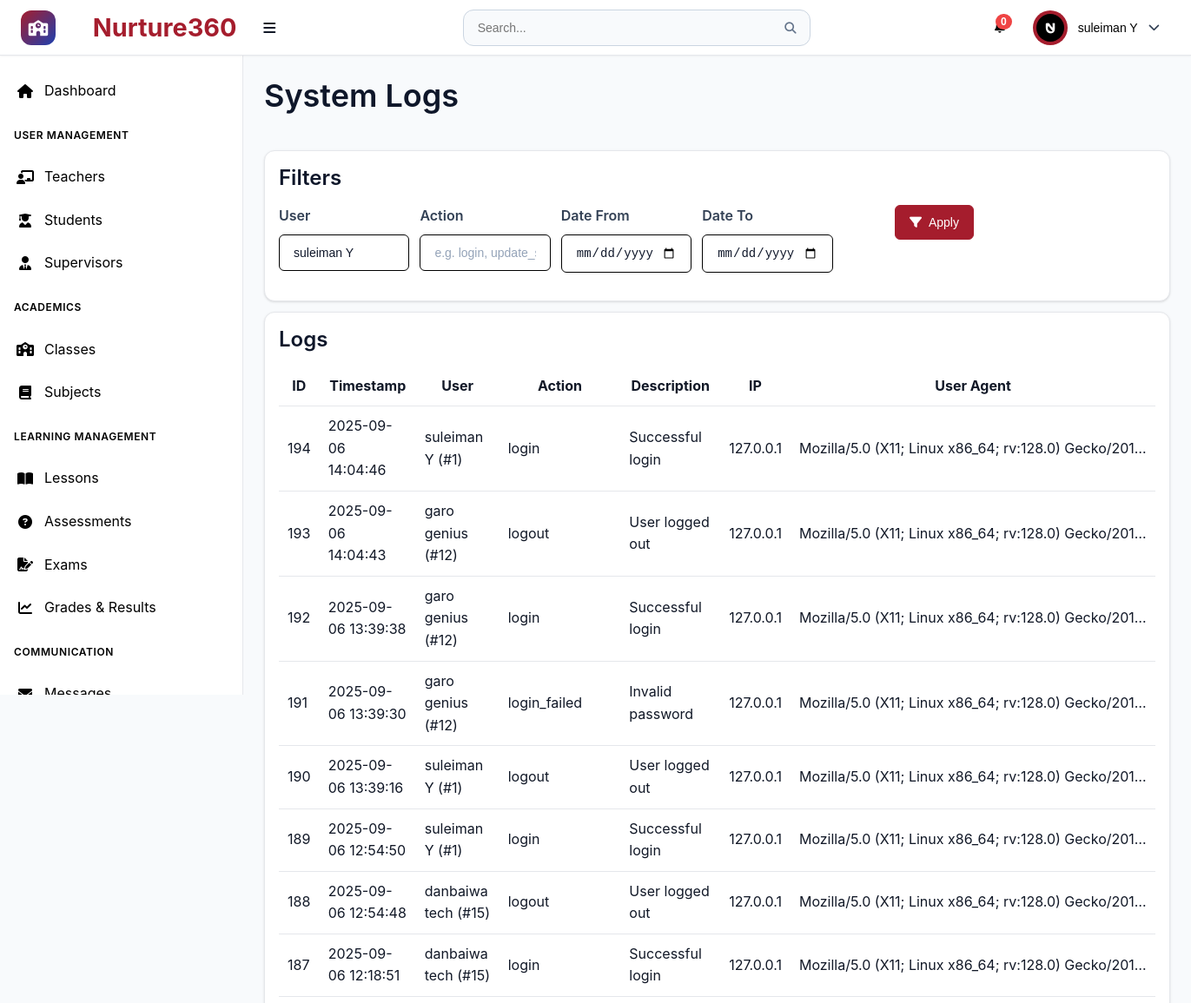
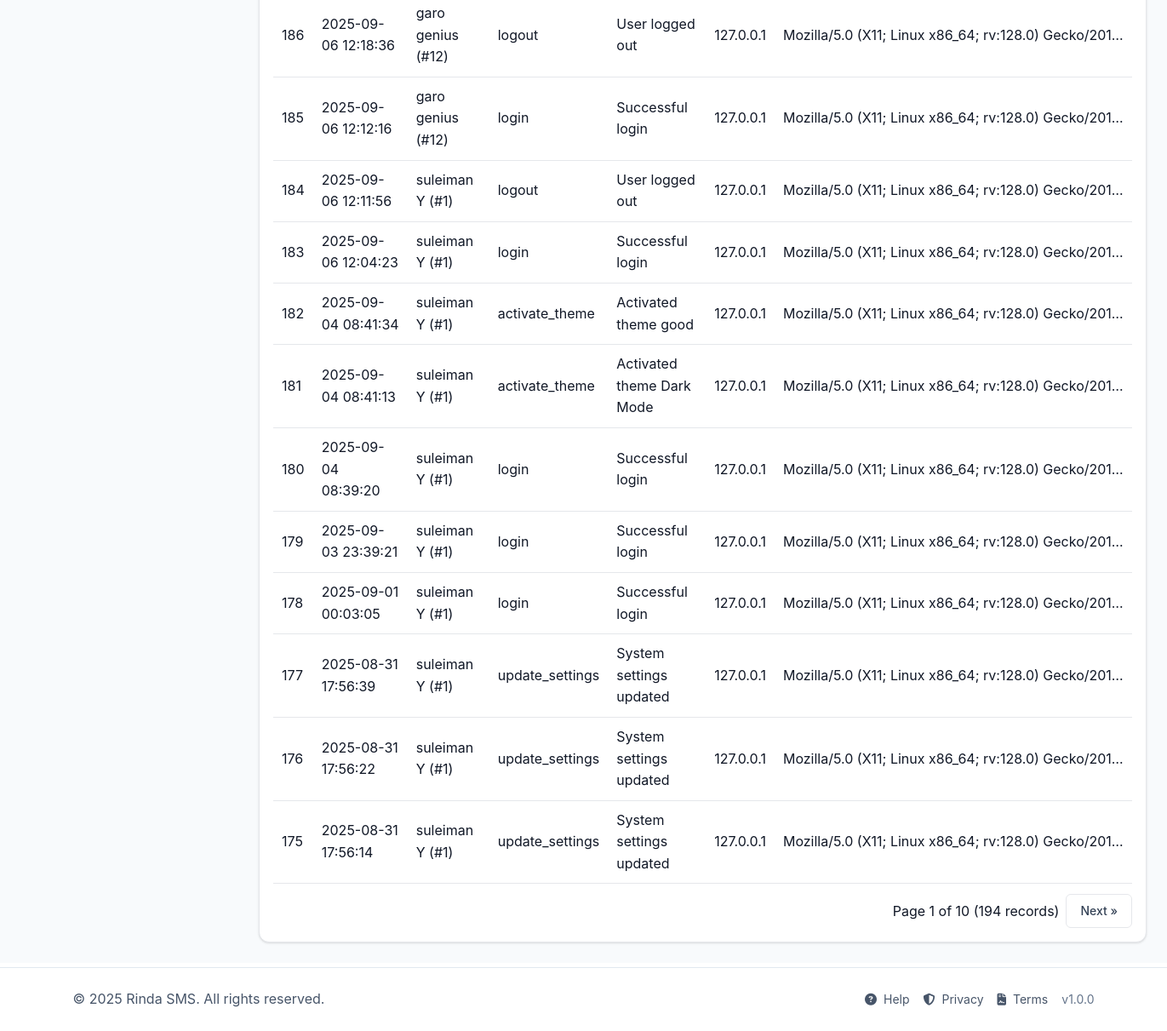
Screenshot of /pages/system-logs.php (signed in) with the database file from the repository (2 pictures, top to bottom).
### tables this page shows
CREATE TABLE `users` (
  `id` int(11) NOT NULL,
  `username` varchar(50) NOT NULL,
  `email` varchar(100) NOT NULL,
  `password_hash` varchar(255) NOT NULL,
  `first_name` varchar(50) NOT NULL,
  `last_name` varchar(50) NOT NULL,
  `role` enum('superadmin','teacher','student','supervisor') NOT NULL,
  `phone` varchar(20) DEFAULT NULL,
  `address` text DEFAULT NULL,
  `profile_image` varchar(255) DEFAULT NULL,
  `is_active` tinyint(1) DEFAULT 1,
  `email_verified` tinyint(1) DEFAULT 0,
  `two_factor_enabled` tinyint(1) DEFAULT 0,
  `last_login` datetime DEFAULT NULL,
  `created_at` timestamp NOT NULL DEFAULT current_timestamp(),
  `updated_at` timestamp NOT NULL DEFAULT current_timestamp() ON UPDATE current_timestamp()
);

CREATE TABLE `system_logs` (
  `id` int(11) NOT NULL,
  `user_id` int(11) DEFAULT NULL,
  `action` varchar(100) NOT NULL,
  `description` text DEFAULT NULL,
  `ip_address` varchar(45) DEFAULT NULL,
  `user_agent` text DEFAULT NULL,
  `created_at` timestamp NOT NULL DEFAULT current_timestamp()
);

### pages/system-logs.php (the view, shortened to what this page needs)
<?php
$pdo = getDBConnection();
function fetchUsersMap(PDO $pdo){
  $st=$pdo->query("SELECT id, first_name, last_name FROM users");
  $m=[]; foreach($st->fetchAll(PDO::FETCH_ASSOC) as $r){ $m[(int)$r['id']]=$r['first_name'].' '.$r['last_name']; } return $m;
}
$errors=[]; $success=null;
$action = isset($_GET['action_type']) && $_GET['action_type']!=='' ? trim($_GET['action_type']) : null;
$date_from = isset($_GET['date_from']) && $_GET['date_from']!=='' ? $_GET['date_from'] : null;
$date_to = isset($_GET['date_to']) && $_GET['date_to']!=='' ? $_GET['date_to'] : null;
$page = max(1, (int)($_GET['page'] ?? 1));
$per_page = 20;
$offset = ($page - 1) * $per_page;
$where=[]; $params=[];
$where_sql = $where ? ('WHERE '.implode(' AND ',$where)) : '';
try {
  $countSql = "SELECT COUNT(*) FROM system_logs sl $where_sql";
  $stc = $pdo->prepare($countSql); $stc->execute($params); $total = (int)$stc->fetchColumn();
} catch(Throwable $e){ $errors[]='Failed to count logs: '.$e->getMessage(); $total=0; }
$logs=[];
try {
  $sql = "SELECT sl.id, sl.user_id, sl.action, sl.description, sl.ip_address, sl.user_agent, sl.created_at,
                 u.first_name, u.last_name
          FROM system_logs sl
          LEFT JOIN users u ON u.id = sl.user_id
          $where_sql
          ORDER BY sl.id DESC
          LIMIT $per_page OFFSET $offset";
  $st=$pdo->prepare($sql); $st->execute($params); $logs=$st->fetchAll(PDO::FETCH_ASSOC);
} catch (Throwable $e) { $errors[]='Failed to fetch logs: '.$e->getMessage(); }
$usersMap = fetchUsersMap($pdo);
$total_pages = max(1, (int)ceil($total / $per_page));
include '../components/header.php';
?>
<div class="dashboard-container">
  <?php include '../components/sidebar.php'; ?>
  <main class="main-content">
    <div class="page-header"><h1>System Logs</h1></div>
    <div class="card">
      <h3>Filters</h3>
      <form method="GET" class="form">
        <div class="filters">
          <div class="form-group">
            <label>User</label>
            <select name="user_id">
              <?php foreach($usersMap as $id=>$name): ?>
                <option value="<?php echo (int)$id; ?>" <?php echo ($user_id===(int)$id?'selected':''); ?>><?php echo htmlspecialchars($name); ?></option>
              <?php endforeach; ?>
            </select>
          </div>
          <div class="form-group">
            <label>Action</label>
            <input type="text" name="action_type" placeholder="e.g. login, update_settings" value="<?php echo htmlspecialchars($action ?? ''); ?>">
          </div>
          <div class="form-group">
            <label>Date From</label>
            <input type="date" name="date_from" value="<?php echo htmlspecialchars($date_from ?? ''); ?>">
          </div>
          <div class="form-group">
            <label>Date To</label>
            <input type="date" name="date_to" value="<?php echo htmlspecialchars($date_to ?? ''); ?>">
          </div>
          <div class="form-group" style="display:flex;align-items:flex-end">
            <button class="btn btn-primary" type="submit"><i class="fas fa-filter"></i> Apply</button>
          </div>
        </div>
      </form>
    </div>
    <div class="card" style="margin-top:12px">
      <h3>Logs</h3>
      <?php if(empty($logs)): ?>
        <div class="no-data"><i class="fas fa-list-alt"></i><p>No logs found for current filters.</p></div>
      <?php else: ?>
        <div style="overflow:auto">
          <table class="logs-table">
            <thead>
              <tr>
                <th>ID</th>
                <th>Timestamp</th>
                <th>User</th>
                <th>Action</th>
                <th>Description</th>
                <th>IP</th>
                <th>User Agent</th>
              </tr>
            </thead>
            <tbody>
            <?php foreach($logs as $row): ?>
              <tr>
                <td><?php echo (int)$row['id']; ?></td>
                <td><?php echo htmlspecialchars($row['created_at']); ?></td>
                <td><?php echo $row['user_id'] ? htmlspecialchars(($row['first_name'] ?? '').' '.($row['last_name'] ?? '').' (#'.$row['user_id'].')') : 'System'; ?></td>
                <td><?php echo htmlspecialchars($row['action']); ?></td>
                <td><?php echo htmlspecialchars($row['description']); ?></td>
                <td><?php echo htmlspecialchars($row['ip_address']); ?></td>
                <td class="ua" title="<?php echo htmlspecialchars($row['user_agent']); ?>"><?php echo htmlspecialchars($row['user_agent']); ?></td>
              </tr>
            <?php endforeach; ?>
            </tbody>
          </table>
        </div>
        <div class="pagination">
          <span>Page <?php echo $page; ?> of <?php echo $total_pages; ?> (<?php echo $total; ?> records)</span>
          <?php if($page<$total_pages): $next=$page+1; $q=$_GET; $q['page']=$next; ?>
            <a class="btn btn-secondary" href="?<?php echo http_build_query($q); ?>">Next &raquo;</a>
          <?php endif; ?>
        </div>
      <?php endif; ?>
    </div>
  </main>
</div>
<?php include '../components/footer.php'; ?>

### components/header.php (shortened to what this page needs)
<?php
require_once '../config/config.php';
$user_id = $_SESSION['user_id'] ?? null;
$first_name = $_SESSION['first_name'] ?? '';
$last_name = $_SESSION['last_name'] ?? '';
$user_role = $_SESSION['role'] ?? '';
$profile_image = '';
$profile_image_url = '';
try {
    $pdo = getDBConnection();
    $settings_stmt = $pdo->prepare("SELECT setting_key, setting_value FROM system_settings WHERE setting_key IN ('app_name', 'theme_primary_color', 'theme_secondary_color', 'theme_accent_color', 'theme_mode', 'app_logo', 'app_favicon', 'brand_display')");
    $settings_stmt->execute();
    $settings = [];
    while ($row = $settings_stmt->fetch()) {
        $settings[$row['setting_key']] = $row['setting_value'];
    }
    if ($user_id) {
        $uStmt = $pdo->prepare("SELECT profile_image FROM users WHERE id = ? LIMIT 1");
        $uStmt->execute([$user_id]);
        $uRow = $uStmt->fetch();
        if ($uRow && !empty($uRow['profile_image'])) {
            $profile_image = $uRow['profile_image'];
        }
    }
} catch (PDOException $e) {
    $settings = [
        'app_name' => APP_NAME,
        'theme_primary_color' => DEFAULT_PRIMARY_COLOR,
        'theme_mode' => 'light'
    ];
}
$app_name = $settings['app_name'] ?? APP_NAME;
$theme_mode = $settings['theme_mode'] ?? 'light';
$app_logo = $settings['app_logo'] ?? '';
$brand_display = $settings['brand_display'] ?? 'both';
$hasLogo = !empty($app_logo);
$mode = in_array($brand_display, ['logo','name','both'], true) ? $brand_display : 'both';
$showLogo = $hasLogo && ($mode === 'logo' || $mode === 'both');
$showName = ($mode === 'name' || $mode === 'both');
$showIcon = !$showLogo;
if (!empty($profile_image)) {
    if (preg_match('/^https?:\/\//i', $profile_image)) {
        $profile_image_url = $profile_image;
    } else {
        if ($user_role === 'teacher') {
            $profile_image_url = '../uploads/teachers/' . rawurlencode($profile_image);
        } else {
            $profile_image_url = '../uploads/users/' . rawurlencode($profile_image);
        }
    }
}
?>
<!DOCTYPE html>
<html lang="en" data-theme="<?php echo $theme_mode; ?>">
<head>
    <link rel="stylesheet" href="../assets/css/main.css">
    <link rel="stylesheet" href="../assets/css/components.css">
    <link rel="stylesheet" href="../assets/css/dashboard.css">
    <link rel="stylesheet" href="https://cdnjs.cloudflare.com/ajax/libs/font-awesome/6.4.0/css/all.min.css">
</head>
<body class="role-<?php echo htmlspecialchars($user_role); ?>">
    <header class="header">
        <div class="header-left">
            <?php if ($showIcon): ?>
            <div class="school-icon">
                <i class="fas fa-school"></i>
            </div>
            <?php endif; ?>
            <div class="logo">
                <?php if ($showName): ?>
                    <h1 style="margin-left: 8px; display:inline-block;">&nbsp;<?php echo htmlspecialchars($app_name); ?></h1>
                <?php endif; ?>
                <button class="desktop-toggle" id="desktopSidebarToggle" title="Toggle sidebar">
                    <i class="fas fa-bars"></i>
                </button>
            </div>
        </div>
        <div class="header-center">
            <div class="search-bar">
                <input type="text" placeholder="Search..." id="globalSearch">
                <button type="button">
                    <i class="fas fa-search"></i>
                </button>
            </div>
        </div>
        <div class="header-right">
            <div class="header-actions">
                <div class="notification-dropdown">
                    <button class="notification-btn" id="notificationBtn">
                        <span class="notification-badge" id="notificationBadge">0</span>
                    </button>
                </div>
                <div class="user-dropdown">
                    <button class="user-btn" id="userBtn">
                        <div class="user-avatar">
                            <?php if (!empty($profile_image_url)): ?>
                                <img src="<?php echo htmlspecialchars($profile_image_url); ?>" alt="Avatar" style="width:32px;height:32px;border-radius:50%;object-fit:cover;" onerror="this.style.display='none'; this.parentElement.innerHTML='\\u003ci class=\\'fas fa-user\\'\\u003e\\u003c/i\\u003e';">
                            <?php else: ?>
                                <i class="fas fa-user"></i>
                            <?php endif; ?>
                        </div>
                        <span class="user-name"><?php echo $first_name . ' ' . $last_name; ?></span>
                        <i class="fas fa-chevron-down"></i>
                    </button>
                </div>
            </div>
        </div>
    </header>

### assets/css/main.css (style rules this page uses)
:root { --primary-color: #2563eb; --primary-dark: #1e40af; --primary-light: #3b82f6; --secondary-color: #64748b; --accent-color: #f59e0b; --success-color: #10b981; --warning-color: #f59e0b; --error-color: #ef4444; --info-color: #06b6d4; --white: #ffffff; --gray-50: #f8fafc; --gray-100: #f1f5f9; --gray-200: #e2e8f0; --gray-300: #cbd5e1; --gray-400: #94a3b8; --gray-500: #64748b; --gray-600: #475569; --gray-700: #334155; --gray-800: #1e293b; --gray-900: #0f172a; --font-family: 'Inter', -apple-system, BlinkMacSystemFont, 'Segoe UI', Roboto, sans-serif; --font-size-xs: 0.75rem; --font-size-sm: 0.875rem; --font-size-base: 1rem; --font-size-lg: 1.125rem; --font-size-xl: 1.25rem; --font-size-2xl: 1.5rem; --font-size-3xl: 1.875rem; --font-size-4xl: 2.25rem; --spacing-1: 0.25rem; --spacing-2: 0.5rem; --spacing-3: 0.75rem; --spacing-4: 1rem; --spacing-5: 1.25rem; --spacing-6: 1.5rem; --spacing-8: 2rem; --spacing-10: 2.5rem; --spacing-12: 3rem; --spacing-16: 4rem; --spacing-20: 5rem; --shadow-sm: 0 1px 2px 0 rgb(0 0 0 / 0.05); --shadow: 0 1px 3px 0 rgb(0 0 0 / 0.1), 0 1px 2px -1px rgb(0 0 0 / 0.1); --shadow-md: 0 4px 6px -1px rgb(0 0 0 / 0.1), 0 2px 4px -2px rgb(0 0 0 / 0.1); --shadow-lg: 0 10px 15px -3px rgb(0 0 0 / 0.1), 0 4px 6px -4px rgb(0 0 0 / 0.1); --shadow-xl: 0 20px 25px -5px rgb(0 0 0 / 0.1), 0 8px 10px -6px rgb(0 0 0 / 0.1); --radius-sm: 0.25rem; --radius: 0.375rem; --radius-md: 0.5rem; --radius-lg: 0.75rem; --radius-xl: 1rem; --radius-2xl: 1.5rem; --transition: all 0.2s ease-in-out; --transition-fast: all 0.1s ease-in-out; --transition-slow: all 0.3s ease-in-out; --header-height: 4rem; --sidebar-width: 280px; --sidebar-collapsed-width: 80px; --content-max-width: 1200px; }
* { margin: 0; padding: 0; box-sizing: border-box; }
html { font-size: 16px; scroll-behavior: smooth; height: 100%; }
body { font-family: var(--font-family); font-size: var(--font-size-base); line-height: 1.6; color: var(--gray-800); background-color: var(--gray-50); -webkit-font-smoothing: antialiased; -moz-osx-font-smoothing: grayscale; min-height: 100vh; display: flex; flex-direction: column; }
@media (min-width: 769px) { body { padding-bottom: 80px; } }
h1, h2, h3, h4, h5, h6 { font-weight: 600; line-height: 1.25; margin-bottom: var(--spacing-4); color: var(--gray-900); }
h1 { font-size: var(--font-size-4xl); }
h3 { font-size: var(--font-size-2xl); }
a { color: var(--primary-color); text-decoration: none; transition: var(--transition); }
.btn { display: inline-flex; align-items: center; justify-content: center; gap: var(--spacing-2); padding: var(--spacing-3) var(--spacing-4); font-size: var(--font-size-sm); font-weight: 500; line-height: 1; border: 1px solid transparent; border-radius: var(--radius); cursor: pointer; transition: var(--transition); text-decoration: none; white-space: nowrap; user-select: none; }
.btn-primary { background-color: var(--primary-color); border-color: var(--primary-color); color: var(--white); }
.btn-secondary { background-color: var(--white); border-color: var(--gray-300); color: var(--gray-700); }
.form-group { margin-bottom: var(--spacing-4); }
.card { background-color: var(--white); border: 1px solid var(--gray-200); border-radius: var(--radius-lg); box-shadow: var(--shadow); overflow: hidden; }

### pages/system-logs.php (style rules this page uses)
.filters { display:grid;grid-template-columns:repeat(5,minmax(0,1fr));gap:12px }
.logs-table { width:100%;border-collapse:separate;border-spacing:0 }
.logs-table th,.logs-table td { padding:10px;border-bottom:1px solid var(--border-color) }
.pagination { display:flex;gap:8px;align-items:center;justify-content:flex-end;margin-top:12px }
.ua { max-width:420px;white-space:nowrap;overflow:hidden;text-overflow:ellipsis }
.card { padding:16px }

### rows the page displays
users: profile_image (picture)
system_logs: id "194", created_at "2025-09-06 14:04:46", user.last_name "suleiman Y (#1)", action "login", description "Successful login", ip_address "127.0.0.1", user_agent "Mozilla/5.0 (X11; Linux x86_64; rv:128.0) Gecko/201…"
system_logs: id "193", created_at "2025-09-06 14:04:43", user.last_name "garo genius (#12)", action "logout", description "User logged out", ip_address "127.0.0.1", user_agent "Mozilla/5.0 (X11; Linux x86_64; rv:128.0) Gecko/201…"
system_logs: id "192", created_at "2025-09-06 13:39:38", user.last_name "garo genius (#12)", action "login", description "Successful login", ip_address "127.0.0.1", user_agent "Mozilla/5.0 (X11; Linux x86_64; rv:128.0) Gecko/201…"
system_logs: id "191", created_at "2025-09-06 13:39:30", user.last_name "garo genius (#12)", action "login_failed", description "Invalid password", ip_address "127.0.0.1", user_agent "Mozilla/5.0 (X11; Linux x86_64; rv:128.0) Gecko/201…"
system_logs: id "190", created_at "2025-09-06 13:39:16", user.last_name "suleiman Y (#1)", action "logout", description "User logged out", ip_address "127.0.0.1", user_agent "Mozilla/5.0 (X11; Linux x86_64; rv:128.0) Gecko/201…"
system_logs: id "189", created_at "2025-09-06 12:54:50", user.last_name "suleiman Y (#1)", action "login", description "Successful login", ip_address "127.0.0.1", user_agent "Mozilla/5.0 (X11; Linux x86_64; rv:128.0) Gecko/201…"
system_logs: id "188", created_at "2025-09-06 12:54:48", user.last_name "danbaiwa tech (#15)", action "logout", description "User logged out", ip_address "127.0.0.1", user_agent "Mozilla/5.0 (X11; Linux x86_64; rv:128.0) Gecko/201…"
system_logs: id "187", created_at "2025-09-06 12:18:51", user.last_name "danbaiwa tech (#15)", action "login", description "Successful login", ip_address "127.0.0.1", user_agent "Mozilla/5.0 (X11; Linux x86_64; rv:128.0) Gecko/201…"
system_logs: id "186", created_at "2025-09-06 12:18:36", user.last_name "garo genius (#12)", action "logout", description "User logged out", ip_address "127.0.0.1", user_agent "Mozilla/5.0 (X11; Linux x86_64; rv:128.0) Gecko/201…"
system_logs: id "185", created_at "2025-09-06 12:12:16", user.last_name "garo genius (#12)", action "login", description "Successful login", ip_address "127.0.0.1", user_agent "Mozilla/5.0 (X11; Linux x86_64; rv:128.0) Gecko/201…"
system_logs: id "184", created_at "2025-09-06 12:11:56", user.last_name "suleiman Y (#1)", action "logout", description "User logged out", ip_address "127.0.0.1", user_agent "Mozilla/5.0 (X11; Linux x86_64; rv:128.0) Gecko/201…"
system_logs: id "183", created_at "2025-09-06 12:04:23", user.last_name "suleiman Y (#1)", action "login", description "Successful login", ip_address "127.0.0.1", user_agent "Mozilla/5.0 (X11; Linux x86_64; rv:128.0) Gecko/201…"
system_logs: id "182", created_at "2025-09-04 08:41:34", user.last_name "suleiman Y (#1)", action "activate_theme", description "Activated theme good", ip_address "127.0.0.1", user_agent "Mozilla/5.0 (X11; Linux x86_64; rv:128.0) Gecko/201…"
system_logs: id "181", created_at "2025-09-04 08:41:13", user.last_name "suleiman Y (#1)", action "activate_theme", description "Activated theme Dark Mode", ip_address "127.0.0.1", user_agent "Mozilla/5.0 (X11; Linux x86_64; rv:128.0) Gecko/201…"
system_logs: id "180", created_at "2025-09-04 08:39:20", user.last_name "suleiman Y (#1)", action "login", description "Successful login", ip_address "127.0.0.1", user_agent "Mozilla/5.0 (X11; Linux x86_64; rv:128.0) Gecko/201…"
system_logs: id "179", created_at "2025-09-03 23:39:21", user.last_name "suleiman Y (#1)", action "login", description "Successful login", ip_address "127.0.0.1", user_agent "Mozilla/5.0 (X11; Linux x86_64; rv:128.0) Gecko/201…"
system_logs: id "178", created_at "2025-09-01 00:03:05", user.last_name "suleiman Y (#1)", action "login", description "Successful login", ip_address "127.0.0.1", user_agent "Mozilla/5.0 (X11; Linux x86_64; rv:128.0) Gecko/201…"
system_logs: id "177", created_at "2025-08-31 17:56:39", user.last_name "suleiman Y (#1)", action "update_settings", description "System settings updated", ip_address "127.0.0.1", user_agent "Mozilla/5.0 (X11; Linux x86_64; rv:128.0) Gecko/201…"
system_logs: id "176", created_at "2025-08-31 17:56:22", user.last_name "suleiman Y (#1)", action "update_settings", description "System settings updated", ip_address "127.0.0.1", user_agent "Mozilla/5.0 (X11; Linux x86_64; rv:128.0) Gecko/201…"
system_logs: id "175", created_at "2025-08-31 17:56:14", user.last_name "suleiman Y (#1)", action "update_settings", description "System settings updated", ip_address "127.0.0.1", user_agent "Mozilla/5.0 (X11; Linux x86_64; rv:128.0) Gecko/201…"

### other values shown
$app_name "Nurture360"
$first_name "suleiman"
$last_name "Y"
$page "1"
$total_pages "10"
$total "194"
APP_NAME "Rinda SMS"
APP_VERSION "1.0.0"
form field user_id "suleiman Y"
